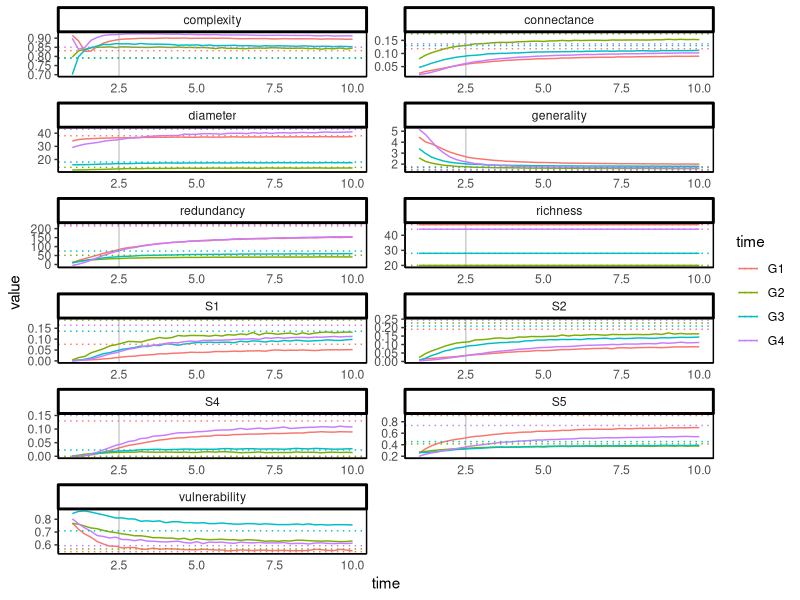

Write the R code that produced this figure.
library(tidyverse)

# set path to code sub dir
setwd(here("code"))

# import data
metaweb <- read_csv("../data/processed/topology.csv") %>%
  filter(model == "pfim_metaweb") %>%
  select(-c(distance, n_rep)) %>%
  # remove metaweb pfims
  pivot_longer(
    cols = -c(time, model),
    names_to = "stat",
    values_to = "stat_val") %>%
  group_by(time, stat) %>%
  summarise(mean = mean(stat_val, na.rm = TRUE))

read_csv("../data/dunhill/topology.csv") %>%
  select(-c(distance, n_rep)) %>%
  # remove metaweb pfims
  pivot_longer(
    cols = -c(y_val, time),
    names_to = "stat",
    values_to = "stat_val") %>%
  group_by(time, y_val, stat) %>% 
  summarise(mean = mean(stat_val, na.rm = TRUE)) %>%
  ggplot(.,
         aes(y = mean,
             x = y_val,
             group = time,
             colour = time)) +
  geom_vline(xintercept = 2.5,
             alpha = 0.2) +
  geom_line() +
  geom_hline(data = metaweb,
             aes(yintercept = mean,
                 colour = time),
             linetype = 3) +
  facet_wrap(vars(stat),
             scales = 'free',
             ncol = 2) +
  scale_size(guide = 'none') +
  xlab("time") +
  ylab("value") +
  coord_cartesian(clip = "off") +
  theme_classic() +
  theme(panel.border = element_rect(colour = 'black',
                                    fill = "#ffffff00"),
        axis.ticks.x = element_blank())
